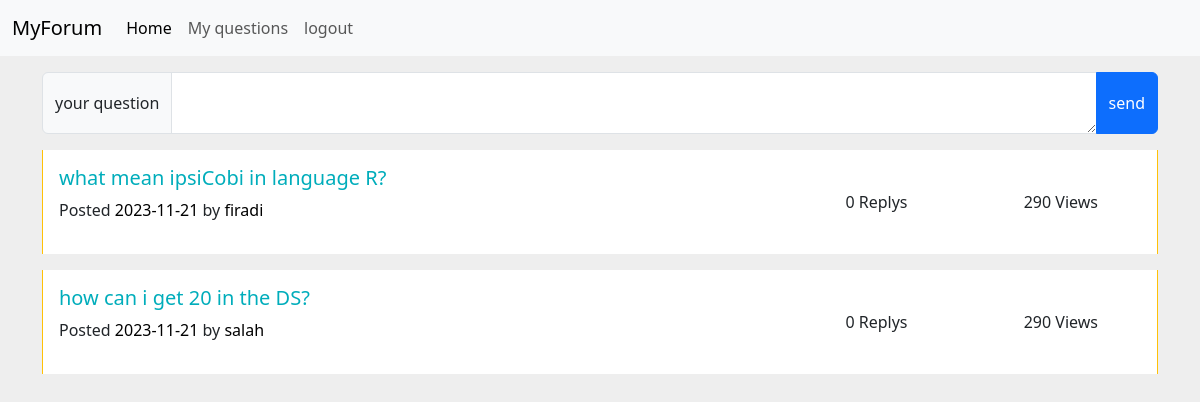
The app's page /index.php?action=home (signed in), older data.
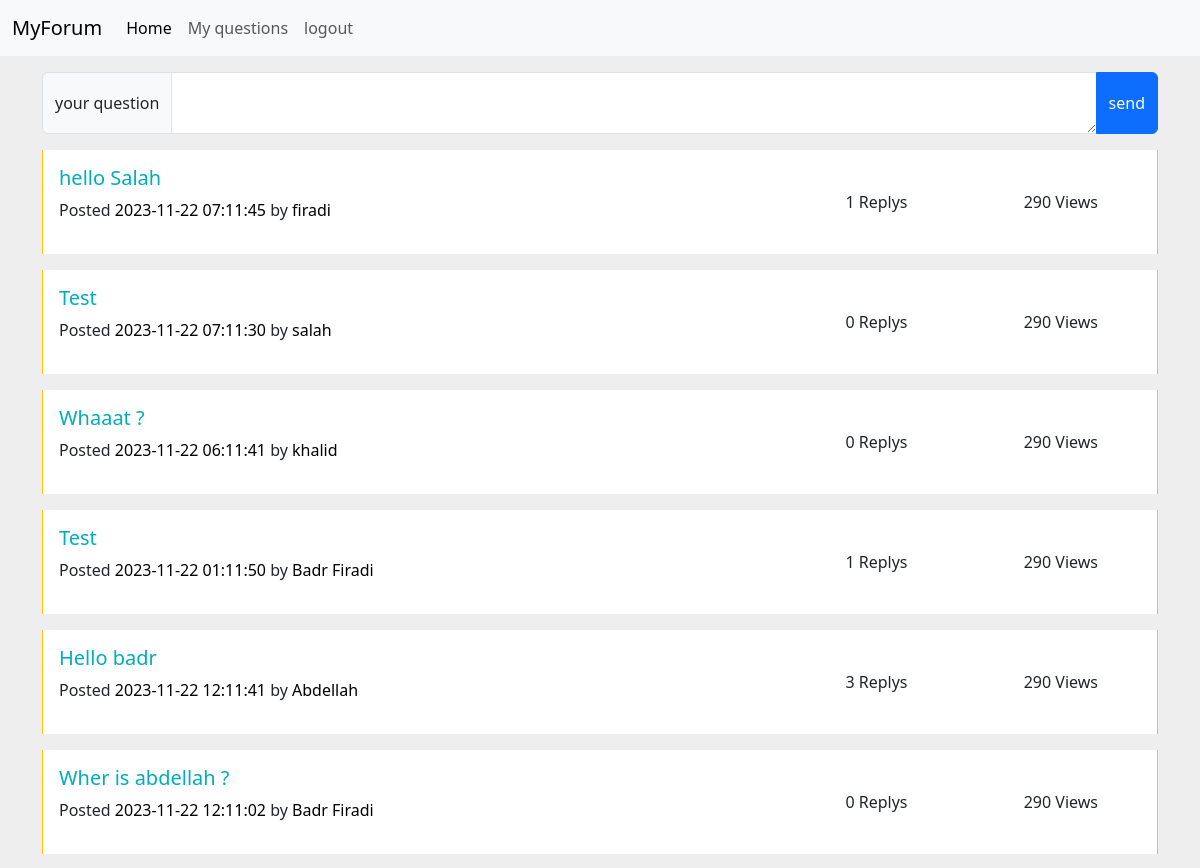
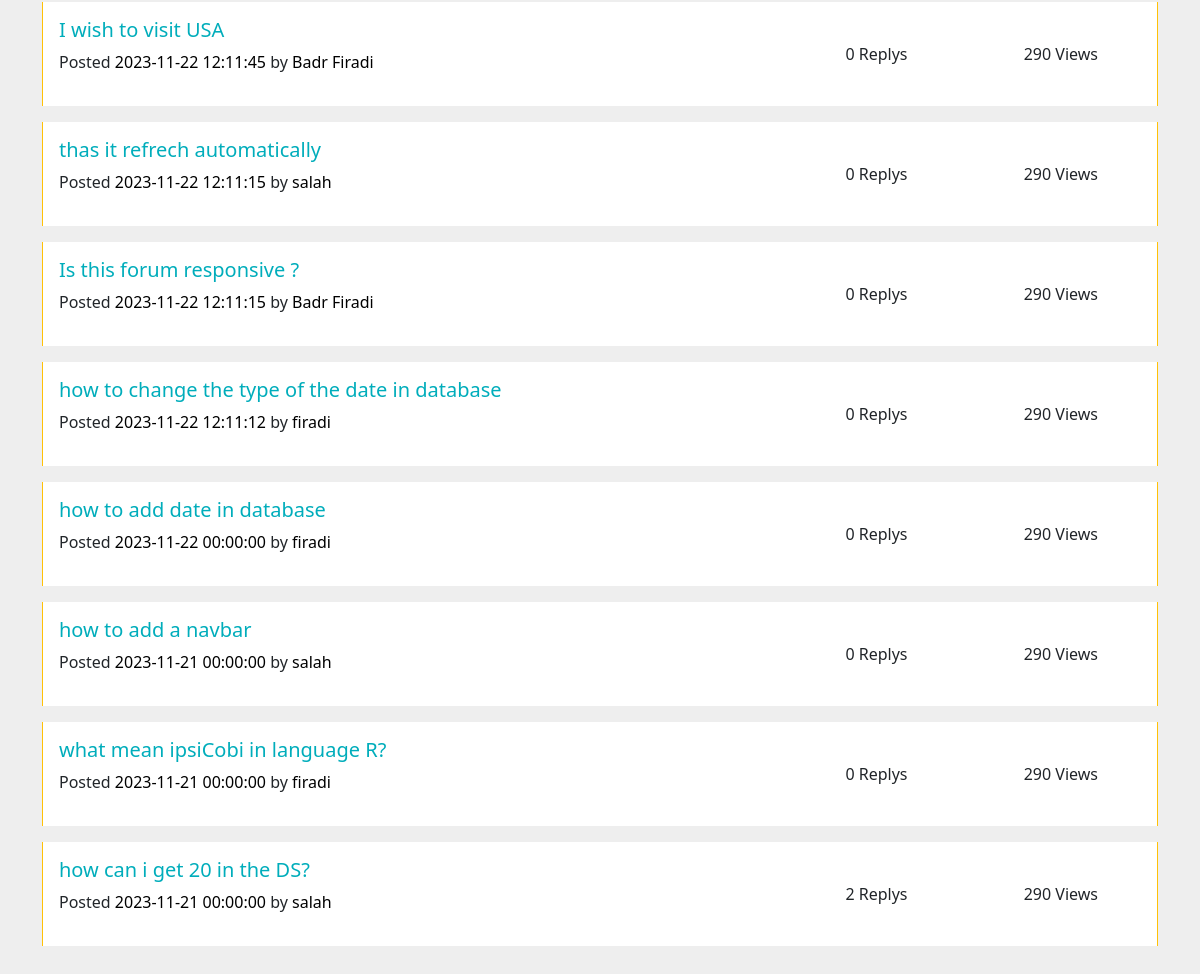
The same page, newer data (2 pictures, top to bottom).
### tables this page shows
CREATE TABLE `questions` (
  `id` int(11) NOT NULL,
  `user_id` int(11) NOT NULL,
  `question` varchar(600) NOT NULL,
  `date` datetime NOT NULL
);

CREATE TABLE `users` (
  `id` int(11) NOT NULL,
  `nom` varchar(30) NOT NULL,
  `email` varchar(50) NOT NULL,
  `password` varchar(300) NOT NULL
);

### controllers/viewsController.php (called while the page is built, shortened)
<?php
include_once 'models/db.php';
function nameById($id){
    return getUserNameById($id);
}
function homeAction(){
    $questions = getQuetions();
    require_once 'views/home.php';
}
function getNumOfResponse($id){
    return getNumberOfAnswers($id);
}
?>

### models/db.php (called while the page is built, shortened)
<?php
function databaseConnection(){
    return $pdo = new PDO("mysql: host=localhost; dbname=forum;","root", '');
}
function getQuetions() {
    $pdo = databaseConnection();
    $requet = $pdo->prepare("SELECT * FROM `questions` WHERE 1 ORDER BY `id` DESC");
    $requet->execute();
    $questions = $requet->fetchAll(PDO::FETCH_OBJ);
    return $questions;
}
function getUserNameById($userId){
    $pdo = databaseConnection();
    $requet = $pdo->prepare("SELECT nom FROM `users` WHERE id = ?");
    $requet->execute([$userId]);
    $nom = $requet->fetchAll(PDO::FETCH_OBJ);
    return $nom[0]->nom;
}
function getNumberOfAnswers($question_id){
    $pdo = databaseConnection();
    $requet = $pdo->prepare("SELECT count(*) FROM `reponses` WHERE question_id = ?");
    $requet->execute([$question_id]);
    $reponses = $requet->fetchColumn();
    return $reponses;
}
?>

### views/home.php (the view, shortened to what this page needs)
        <div class="row">
            <div class="col-lg-12 mb-3">
                <form action="controllers/addQuestion.php" method="POST">
                    <div class="input-group mb-3 mt-3">
                        <span class="input-group-text">your question</span>
                        <textarea class="form-control" aria-label="With textarea" name="question"></textarea>
                        <button class="btn btn-primary" type="submit">send</button>
                    </div>
                </form>
                <div class="questions">
                <?php foreach($questions as $question):?>
                    <div class="card row-hover pos-relative py-3 px-3 mb-3 border-warning border-top-0 border-right-0 border-bottom-0 rounded-0">
                        <div class="row align-items-center">
                        <div class="col-md-8 mb-3 mb-sm-0">
                            <h5>
                            <a href="index.php?action=question&id=<?=$question->id?>" class="text-primary"><?= $question->question?></a>
                            </h5>
                            <p class="text-sm"><span class="op-6">Posted</span> <a class="text-black" href="#"><?= $question->date?></a> <span class="op-6"> by</span> <a class="text-black" href="#"><?= nameById($question->user_id)?></a></p>
                        </div>
                        <div class="col-md-4 op-7">
                            <div class="row text-center op-7">
                            <div class="col px-1"> <i class="ion-ios-chatboxes-outline icon-1x"></i> <span class="d-block text-sm"><?= getNumOfResponse($question->id)?> Replys</span> </div>
                            <div class="col px-1"> <i class="ion-ios-eye-outline icon-1x"></i> <span class="d-block text-sm">290 Views</span> </div>
                            </div>
                        </div>
                        </div>
                    </div>
                <?php endforeach;?>
                </div>
                </div>
        </div>
<?php $content = ob_get_clean();?>
<?php include_once 'layouts/layout.php'?>

### index.php (shortened to what this page needs)
<?php
    include_once 'controllers/viewsController.php';
    if (isset($_GET['action']) ) {
        $rooting = $_GET['action'];
        if(isset($_SESSION['user'])){
            switch ($rooting) {
                case 'home':
                    homeAction();
                    break;
            }
    }
}else loginAction();
?>

### views/layouts/layout.php (shortened to what this page needs)
<!DOCTYPE html>
<html lang="en">
<head>
    <link rel="stylesheet" href="https://cdn.jsdelivr.net/npm/bootstrap@5.3.2/dist/css/bootstrap.min.css">
    <link href="https://code.ionicframework.com/ionicons/2.0.1/css/ionicons.min.css" rel="stylesheet">
</head>
<body class="m-0" style="background-color: #eee;">
    <div class="container-fluid p-0 m-0">
        <?php require_once 'views/parties/navbar.php'?>
    </div>
    <div class="container">
        <?= $content?>
    </div>
</body>
</html>

### views/parties/navbar.php (shortened to what this page needs)
<nav class="navbar navbar-expand-lg navbar-light bg-light">
    <div class="container-fluid">
        <a class="navbar-brand" href="index.php?action=home">MyForum</a>
        <div class="collapse navbar-collapse" id="navbarNav">
            <ul class="navbar-nav">
                <li class="nav-item">
                    <a class="nav-link active" aria-current="page" href="index.php?action=home">Home</a>
                </li>
                <li class="nav-item">
                    <a class="nav-link" href="index.php?action=logout">My questions</a>
                </li>
                <li class="nav-item">
                    <a class="nav-link" href="index.php?action=logout">logout</a>
                </li>
            </ul>
        </div>
    </div>
</nav>

### views/home.php (style rules this page uses)
body { margin-top:20px; background:#eee; color: #708090; }
a { text-decoration:none; }
.text-primary, a.text-primary:focus, a.text-primary:hover { color: #00ADBB!important; }
.text-black, .text-hover-black:hover { color: #000 !important; }

Row changes from the older to the newer data that the page shows:
added questions: question "hello Salah", date "2023-11-22 07:11:45", user.nom "firadi", id "1"
added questions: question "Test", date "2023-11-22 07:11:30", user.nom "salah", id "0"
added questions: question "Whaaat ?", date "2023-11-22 06:11:41", user.nom "khalid", id "0"
added questions: question "Test", date "2023-11-22 01:11:50", user.nom "Badr Firadi", id "1"
added questions: question "Hello badr", date "2023-11-22 12:11:41", user.nom "Abdellah", id "3"
added questions: question "Wher is abdellah ?", date "2023-11-22 12:11:02", user.nom "Badr Firadi", id "0"
added questions: question "I wish to visit USA", date "2023-11-22 12:11:45", user.nom "Badr Firadi", id "0"
added questions: question "thas it refrech automatically", date "2023-11-22 12:11:15", user.nom "salah", id "0"
added questions: question "Is this forum responsive ?", date "2023-11-22 12:11:15", user.nom "Badr Firadi", id "0"
added questions: question "how to change the type of the date in database", date "2023-11-22 12:11:12", user.nom "firadi", id "0"
added questions: question "how to add date in database", date "2023-11-22 00:00:00", user.nom "firadi", id "0"
added questions: question "how to add a navbar", date "2023-11-21 00:00:00", user.nom "salah", id "0"
changed questions "what mean ipsiCobi in language R?": date "2023-11-21" → "2023-11-21 00:00:00"
changed questions "how can i get 20 in the DS?": date "2023-11-21" → "2023-11-21 00:00:00"; id "0" → "2"
